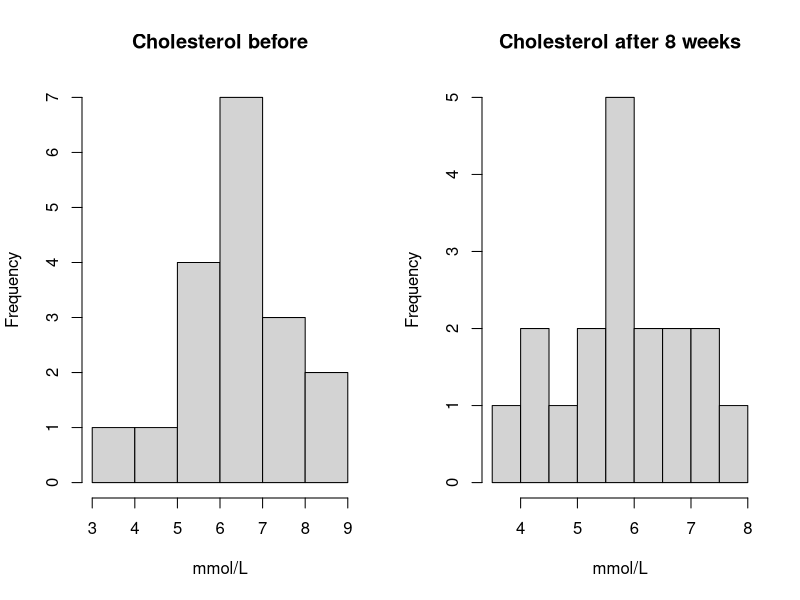
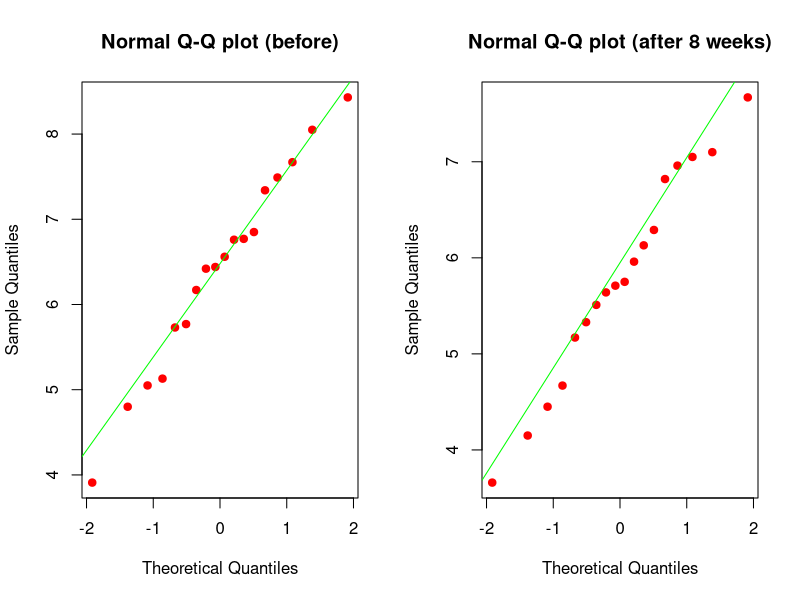
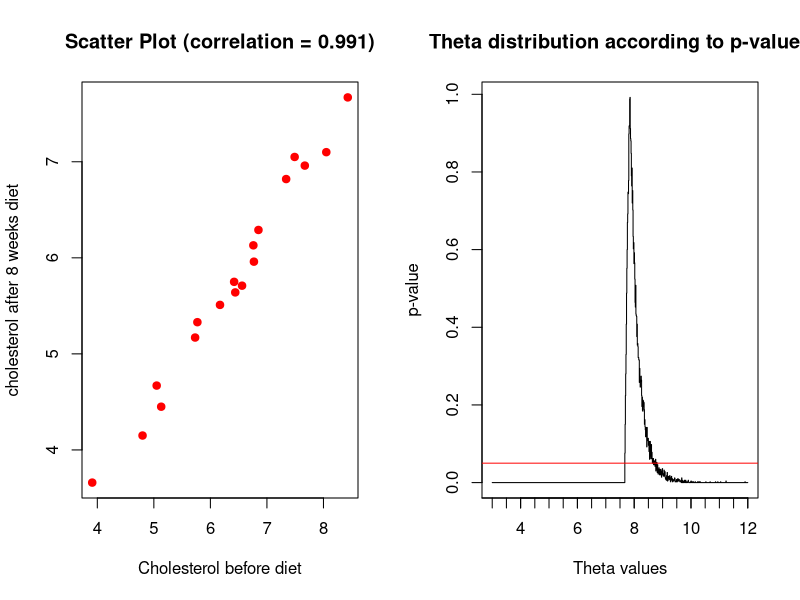

Write R code to recreate these figures, in order.
## ---- chunk 1
knitr::opts_chunk$set(echo = TRUE)
options(digits=3)
setwd("C:/Users/doman/OneDrive/files/VU AI/EDDA/EDDA_assignment1")
## ---- chunk 2
df = read.csv('Data/cholesterol.txt', header = TRUE, sep = "")
par(mfrow=c(1,2))
hist(df$Before, main = 'Cholesterol before', xlab = 'mmol/L')
hist(df$After8weeks, main = 'Cholesterol after 8 weeks', xlab = 'mmol/L')
## ---- chunk 3
par(mfrow=c(1,2))
qqnorm(df$Before, col='red', pch=19, main="Normal Q-Q plot (before)")
qqline(df$Before, col='green')
qqnorm(df$After8weeks, col='red', pch=19, main="Normal Q-Q plot (after 8 weeks)")
qqline(df$After8weeks, col='green')
## ---- chunk 4
plot(df$Before, df$After8weeks, xlab = "Cholesterol before diet",
     ylab = "cholesterol after 8 weeks diet",
     main = paste("Scatter Plot (correlation = ", round(cor(df$Before,df$After8weeks), 3),
                  collapes=")", sep=""), col='red',pch = 19)
## ---- chunk 5
ttest = t.test(df$Before, df$After8weeks, alt='g', paired=TRUE)
print(paste("p-value of two-paired t-test: ",round(ttest$p.value,3)))
wilcox_test = wilcox.test(df$Before, df$After8weeks, alt='g',paired = TRUE)
print(paste("p-value of two-paired Wilcoxon signed rank test: ",round(wilcox_test$p.value,3)))
## ---- chunk 6
sample_maxs <- c()
n = 1000
for (i in 1:n){
  sample_maxs[i] = max(sample(df$After8weeks, nrow(df), replace=TRUE))
}
estimated_upper_limit = mean(sample_maxs)
cat("Estimated Theta:", estimated_upper_limit, "\n") 
cat("Confidence interval:", quantile(sample_maxs, probs=c(0.025,0.975 )))
## ---- chunk 7

theta = 3.00; t=max(df$After8weeks); counter = 1;B=1000;
tstar=numeric(B); p_values = c(); thetas = c();
while (theta <= 12) {
  for (i in 1:B){
    xstar = runif(n=nrow(df), min=3, max=theta)
    tstar[i]=max(xstar)
    }
  p_left=sum(tstar<t)/B; p_right=sum(tstar>t)/B;
  p_values[counter]= 2*min(p_left,p_right)
  thetas[counter] = theta
  counter = counter + 1
  theta = theta + 0.01 #increment theta by  0.01
}
plot(x=thetas, y = p_values, type = "S", xlab = "Theta values", ylab="p-value", main = "Theta distribution according to p-values")
axis(1,at=seq(0,12,0.5),labels=NA)
abline(a=0.05,b=0, col='red')

df_theta = data.frame(thetas,p_values)
df_theta = dplyr::filter(df_theta, p_values > 0.05)
interval <- c(min(df_theta$theta), max(df_theta$theta))

print(interval)

## ---- chunk 8
binom.test(sum(df$After8weeks > 6), nrow(df), alt='g')

binom.test(sum(df$After8weeks > 4.5), nrow(df), alt='g', p=0.25)
